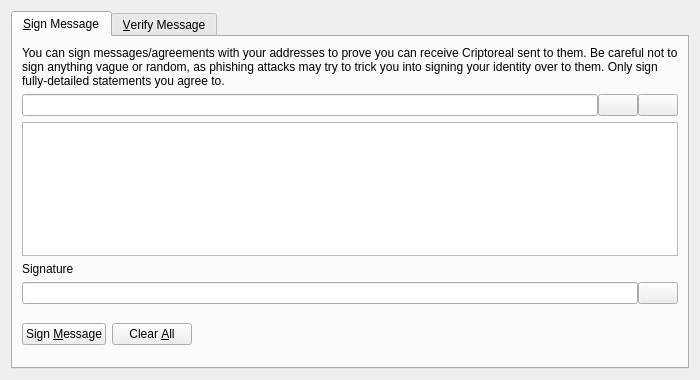
<?xml version="1.0" encoding="UTF-8"?>
<ui version="4.0">
 <class>SignVerifyMessageDialog</class>
 <widget class="QDialog" name="SignVerifyMessageDialog">
  <property name="geometry">
   <rect>
    <x>0</x>
    <y>0</y>
    <width>700</width>
    <height>380</height>
   </rect>
  </property>
  <property name="windowTitle">
   <string>Signatures - Sign / Verify a Message</string>
  </property>
  <property name="modal">
   <bool>true</bool>
  </property>
  <layout class="QVBoxLayout" name="verticalLayout">
   <item>
    <widget class="QTabWidget" name="tabWidget">
     <property name="currentIndex">
      <number>0</number>
     </property>
     <widget class="QWidget" name="tabSignMessage">
      <attribute name="title">
       <string>&amp;Sign Message</string>
      </attribute>
      <layout class="QVBoxLayout" name="verticalLayout_SM">
       <item>
        <widget class="QLabel" name="infoLabel_SM">
         <property name="text">
          <string>You can sign messages/agreements with your addresses to prove you can receive Criptoreal sent to them. Be careful not to sign anything vague or random, as phishing attacks may try to trick you into signing your identity over to them. Only sign fully-detailed statements you agree to.</string>
         </property>
         <property name="textFormat">
          <enum>Qt::PlainText</enum>
         </property>
         <property name="wordWrap">
          <bool>true</bool>
         </property>
        </widget>
       </item>
       <item>
        <layout class="QHBoxLayout" name="horizontalLayout_1_SM">
         <property name="spacing">
          <number>0</number>
         </property>
         <item>
          <widget class="QValidatedLineEdit" name="addressIn_SM">
           <property name="toolTip">
            <string>The Criptoreal address to sign the message with</string>
           </property>
          </widget>
         </item>
         <item>
          <widget class="QPushButton" name="addressBookButton_SM">
           <property name="toolTip">
            <string>Choose previously used address</string>
           </property>
           <property name="text">
            <string/>
           </property>
           <property name="shortcut">
            <string>Alt+A</string>
           </property>
           <property name="autoDefault">
            <bool>false</bool>
           </property>
          </widget>
         </item>
         <item>
          <widget class="QPushButton" name="pasteButton_SM">
           <property name="toolTip">
            <string>Paste address from clipboard</string>
           </property>
           <property name="text">
            <string/>
           </property>
           <property name="shortcut">
            <string>Alt+P</string>
           </property>
           <property name="autoDefault">
            <bool>false</bool>
           </property>
          </widget>
         </item>
        </layout>
       </item>
       <item>
        <widget class="QPlainTextEdit" name="messageIn_SM">
         <property name="toolTip">
          <string>Enter the message you want to sign here</string>
         </property>
        </widget>
       </item>
       <item>
        <widget class="QLabel" name="signatureLabel_SM">
         <property name="text">
          <string>Signature</string>
         </property>
         <property name="textFormat">
          <enum>Qt::PlainText</enum>
         </property>
        </widget>
       </item>
       <item>
        <layout class="QHBoxLayout" name="horizontalLayout_2_SM">
         <property name="spacing">
          <number>0</number>
         </property>
         <item>
          <widget class="QLineEdit" name="signatureOut_SM">
           <property name="font">
            <font>
             <italic>true</italic>
            </font>
           </property>
           <property name="readOnly">
            <bool>true</bool>
           </property>
          </widget>
         </item>
         <item>
          <widget class="QPushButton" name="copySignatureButton_SM">
           <property name="toolTip">
            <string>Copy the current signature to the system clipboard</string>
           </property>
           <property name="text">
            <string/>
           </property>
           <property name="autoDefault">
            <bool>false</bool>
           </property>
          </widget>
         </item>
        </layout>
       </item>
       <item>
        <layout class="QHBoxLayout" name="horizontalLayout_3_SM">
         <item>
          <widget class="QPushButton" name="signMessageButton_SM">
           <property name="toolTip">
            <string>Sign the message to prove you own this Criptoreal address</string>
           </property>
           <property name="text">
            <string>Sign &amp;Message</string>
           </property>
           <property name="autoDefault">
            <bool>false</bool>
           </property>
          </widget>
         </item>
         <item>
          <widget class="QPushButton" name="clearButton_SM">
           <property name="toolTip">
            <string>Reset all sign message fields</string>
           </property>
           <property name="text">
            <string>Clear &amp;All</string>
           </property>
           <property name="autoDefault">
            <bool>false</bool>
           </property>
          </widget>
         </item>
         <item>
          <spacer name="horizontalSpacer_1_SM">
           <property name="orientation">
            <enum>Qt::Horizontal</enum>
           </property>
           <property name="sizeHint" stdset="0">
            <size>
             <width>40</width>
             <height>48</height>
            </size>
           </property>
          </spacer>
         </item>
         <item>
          <widget class="QLabel" name="statusLabel_SM">
           <property name="font">
            <font>
             <weight>75</weight>
             <bold>true</bold>
            </font>
           </property>
           <property name="text">
            <string/>
           </property>
           <property name="wordWrap">
            <bool>true</bool>
           </property>
          </widget>
         </item>
         <item>
          <spacer name="horizontalSpacer_2_SM">
           <property name="orientation">
            <enum>Qt::Horizontal</enum>
           </property>
           <property name="sizeHint" stdset="0">
            <size>
             <width>40</width>
             <height>48</height>
            </size>
           </property>
          </spacer>
         </item>
        </layout>
       </item>
      </layout>
     </widget>
     <widget class="QWidget" name="tabVerifyMessage">
      <attribute name="title">
       <string>&amp;Verify Message</string>
      </attribute>
      <layout class="QVBoxLayout" name="verticalLayout_VM">
       <item>
        <widget class="QLabel" name="infoLabel_VM">
         <property name="text">
          <string>Enter the receiver's address, message (ensure you copy line breaks, spaces, tabs, etc. exactly) and signature below to verify the message. Be careful not to read more into the signature than what is in the signed message itself, to avoid being tricked by a man-in-the-middle attack. Note that this only proves the signing party receives with the address, it cannot prove sendership of any transaction!</string>
         </property>
         <property name="textFormat">
          <enum>Qt::PlainText</enum>
         </property>
         <property name="alignment">
          <set>Qt::AlignLeading|Qt::AlignLeft|Qt::AlignTop</set>
         </property>
         <property name="wordWrap">
          <bool>true</bool>
         </property>
        </widget>
       </item>
       <item>
        <layout class="QHBoxLayout" name="horizontalLayout_1_VM">
         <property name="spacing">
          <number>0</number>
         </property>
         <item>
          <widget class="QValidatedLineEdit" name="addressIn_VM">
           <property name="toolTip">
            <string>The Criptoreal address the message was signed with</string>
           </property>
          </widget>
         </item>
         <item>
          <widget class="QPushButton" name="addressBookButton_VM">
           <property name="toolTip">
            <string>Choose previously used address</string>
           </property>
           <property name="text">
            <string/>
           </property>
           <property name="shortcut">
            <string>Alt+A</string>
           </property>
           <property name="autoDefault">
            <bool>false</bool>
           </property>
          </widget>
         </item>
        </layout>
       </item>
       <item>
        <widget class="QPlainTextEdit" name="messageIn_VM"/>
       </item>
       <item>
        <widget class="QValidatedLineEdit" name="signatureIn_VM"/>
       </item>
       <item>
        <layout class="QHBoxLayout" name="horizontalLayout_2_VM">
         <item>
          <widget class="QPushButton" name="verifyMessageButton_VM">
           <property name="toolTip">
            <string>Verify the message to ensure it was signed with the specified Criptoreal address</string>
           </property>
           <property name="text">
            <string>Verify &amp;Message</string>
           </property>
           <property name="autoDefault">
            <bool>false</bool>
           </property>
          </widget>
         </item>
         <item>
          <widget class="QPushButton" name="clearButton_VM">
           <property name="toolTip">
            <string>Reset all verify message fields</string>
           </property>
           <property name="text">
            <string>Clear &amp;All</string>
           </property>
           <property name="autoDefault">
            <bool>false</bool>
           </property>
          </widget>
         </item>
         <item>
          <spacer name="horizontalSpacer_1_VM">
           <property name="orientation">
            <enum>Qt::Horizontal</enum>
           </property>
           <property name="sizeHint" stdset="0">
            <size>
             <width>40</width>
             <height>48</height>
            </size>
           </property>
          </spacer>
         </item>
         <item>
          <widget class="QLabel" name="statusLabel_VM">
           <property name="font">
            <font>
             <weight>75</weight>
             <bold>true</bold>
            </font>
           </property>
           <property name="text">
            <string/>
           </property>
           <property name="wordWrap">
            <bool>true</bool>
           </property>
          </widget>
         </item>
         <item>
          <spacer name="horizontalSpacer_2_VM">
           <property name="orientation">
            <enum>Qt::Horizontal</enum>
           </property>
           <property name="sizeHint" stdset="0">
            <size>
             <width>40</width>
             <height>48</height>
            </size>
           </property>
          </spacer>
         </item>
        </layout>
       </item>
      </layout>
     </widget>
    </widget>
   </item>
  </layout>
 </widget>
 <customwidgets>
  <customwidget>
   <class>QValidatedLineEdit</class>
   <extends>QLineEdit</extends>
   <header>qvalidatedlineedit.h</header>
  </customwidget>
 </customwidgets>
 <resources>
  <include location="../criptoreal.qrc"/>
 </resources>
 <connections/>
</ui>
